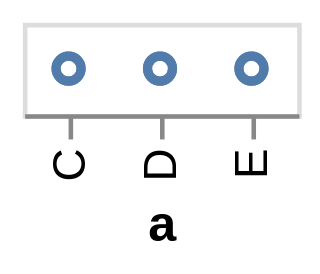

Vega-Lite specification for this chart:
### Vega specification from a JSON file in a GitHub repository (floating-point values rounded to 4 significant figures)
{"$schema": "https://vega.github.io/schema/vega/v6.json", "background": "white", "padding": 5, "height": 20, "style": "cell", "data": [{"name": "source_0", "values": [{"a": "C", "b": 2}, {"a": "C", "b": 7}, {"a": "C", "b": 4}, {"a": "D", "b": 1}, {"a": "D", "b": 2}, {"a": "D", "b": 6}, {"a": "E", "b": 8}, {"a": "E", "b": 4}, {"a": "E", "b": 7}]}], "signals": [{"name": "x_step", "value": 20}, {"name": "width", "update": "bandspace(domain('x').length, 1, 0.5) * x_step"}], "marks": [{"name": "marks", "type": "symbol", "style": ["point"], "from": {"data": "source_0"}, "encode": {"update": {"opacity": {"value": 0.7}, "fill": {"value": "transparent"}, "stroke": {"value": "#4c78a8"}, "ariaRoleDescription": {"value": "point"}, "description": {"signal": "\"a: \" + (isValid(datum[\"a\"]) ? isArray(datum[\"a\"]) ? join(datum[\"a\"], ' ') : datum[\"a\"] : \"\"+datum[\"a\"])"}, "x": {"scale": "x", "field": "a"}, "y": {"signal": "height", "mult": 0.5}}}}], "scales": [{"name": "x", "type": "point", "domain": {"data": "source_0", "field": "a", "sort": true}, "range": {"step": {"signal": "x_step"}}, "padding": 0.5}], "axes": [{"scale": "x", "orient": "bottom", "grid": false, "title": "a", "labelAlign": "right", "labelAngle": 270, "labelBaseline": "middle", "zindex": 0}]}
